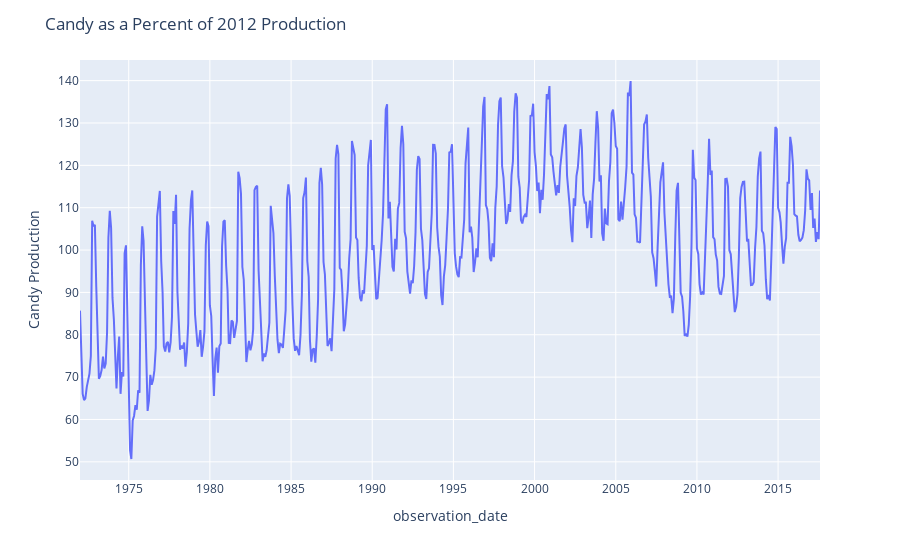

Write notebook code for a chart like this one.
### Markdown cell above
## Monthly US Candy Production 1972 - 2016

### Code cell
candy_df = pd.read_csv('assets/candy_production.csv')

candy_df.head()

fig = px.line(candy_df, x='observation_date', y='IPG3113N')

fig.update_layout(title='Candy as a Percent of 2012 Production', yaxis_title='Candy Production')

fig.show()

### Figure 1 — Plotly figure (JSON) as saved in the notebook; plotly's stock layout.template omitted (floating-point values rounded to 4 significant figures; data arrays with more than 128 entries replaced by an {"elided": "..."} marker saying what was removed)
{"data": [{"hovertemplate": "observation_date=%{x}<br>IPG3113N=%{y}<extra></extra>", "legendgroup": "", "line": {"color": "#636efa", "dash": "solid"}, "marker": {"symbol": "circle"}, "mode": "lines", "name": "", "orientation": "v", "showlegend": false, "type": "scatter", "x": {"elided": "548 str values"}, "xaxis": "x", "y": {"elided": "548 float values"}, "yaxis": "y"}], "layout": {"legend": {"tracegroupgap": 0}, "margin": {"t": 60}, "title": {"text": "Candy as a Percent of 2012 Production"}, "xaxis": {"anchor": "y", "domain": [0, 1], "title": {"text": "observation_date"}}, "yaxis": {"anchor": "x", "domain": [0, 1], "title": {"text": "Candy Production"}}}}
